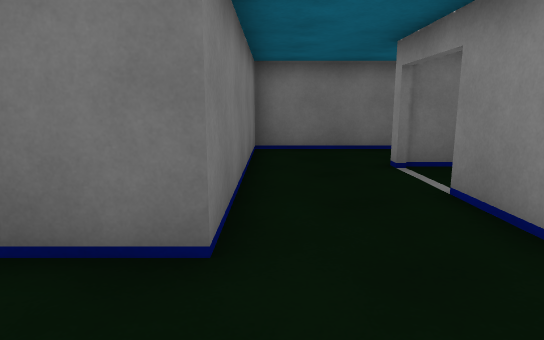
View 1 (above)

17 first-person views from a walk through a scene from a Unity 3-D project. The camera is 1.2 m above the floor, tilts 10° down and sees 75° across. The floor is counted in squares, 1 m on a side. Each view is taken from the middle of a square. On the plan, view 1 faces up. The plan holds only what a view shows up to about 14 squares ahead; the rest is blank. The place goes on beyond the plan. The player character is not drawn. Door leaves are left out, so doorways stand open.

View 2
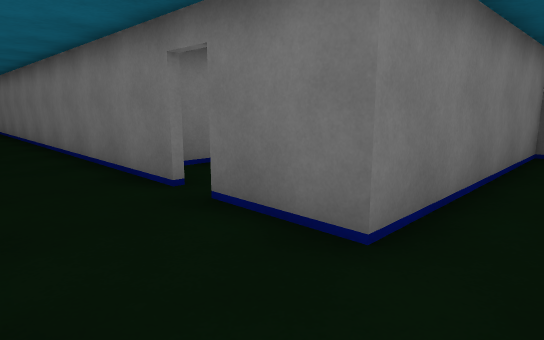

View 3
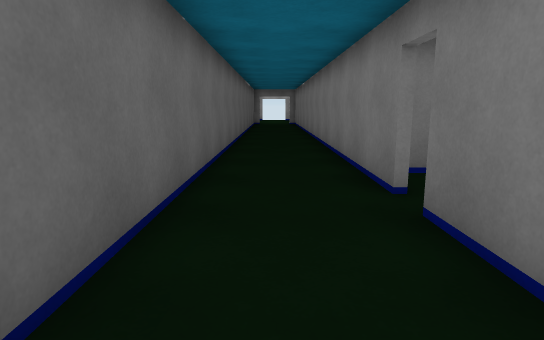

View 4
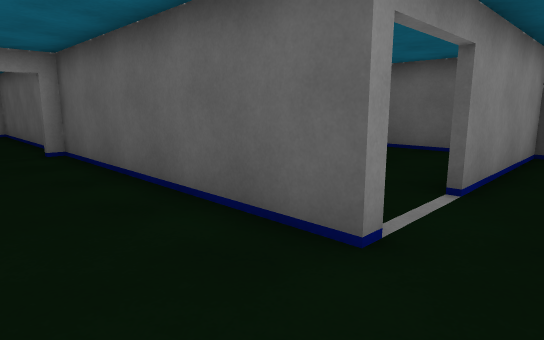

View 5
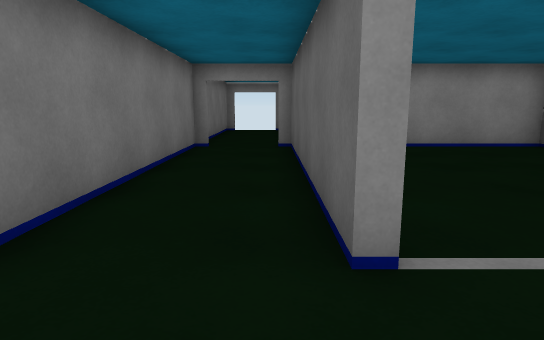

View 6
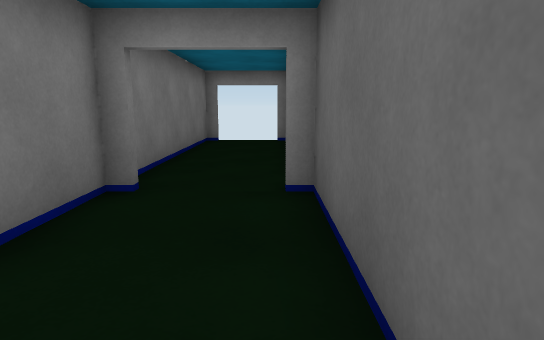

View 7
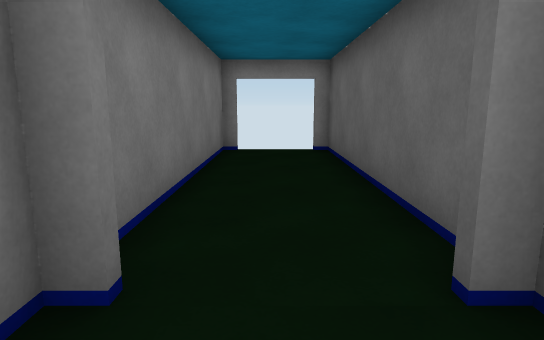

View 8
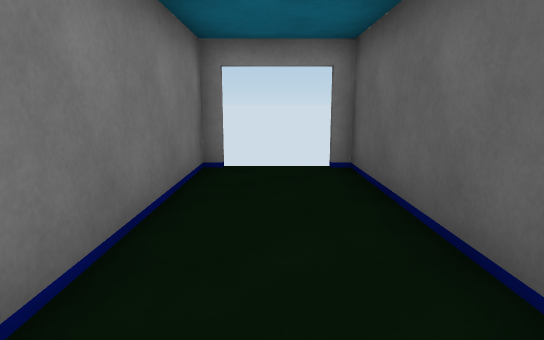

View 9
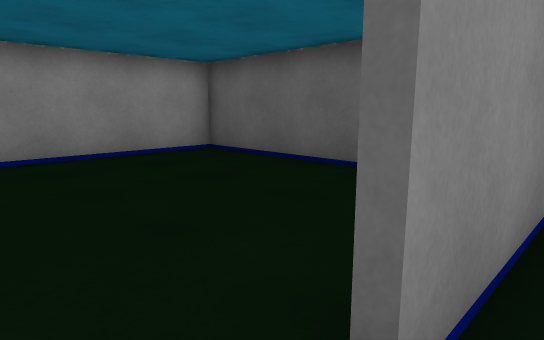

View 10
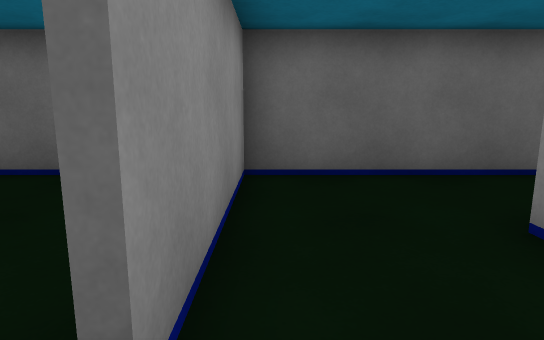

View 11
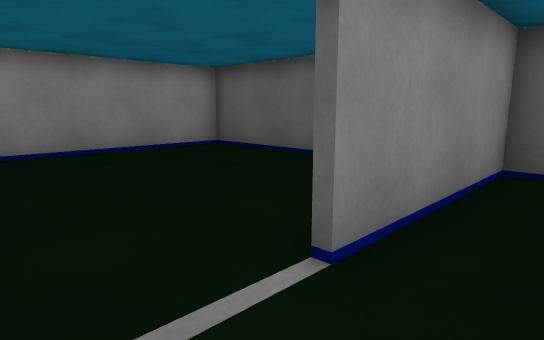

View 12
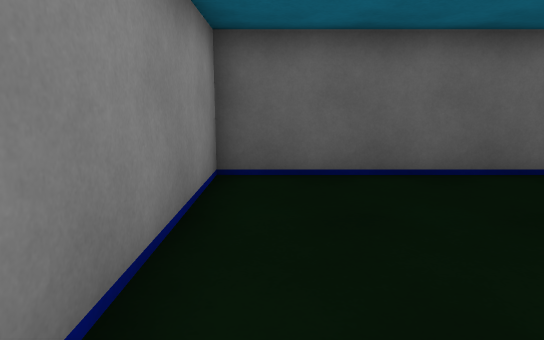

View 13
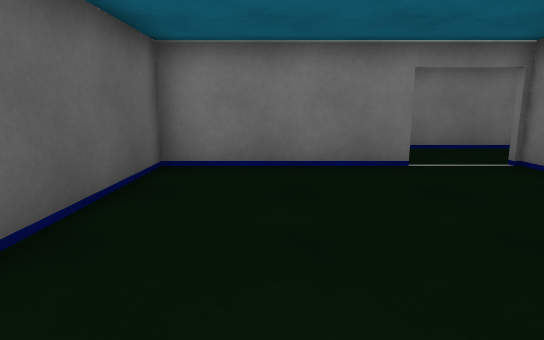

View 14
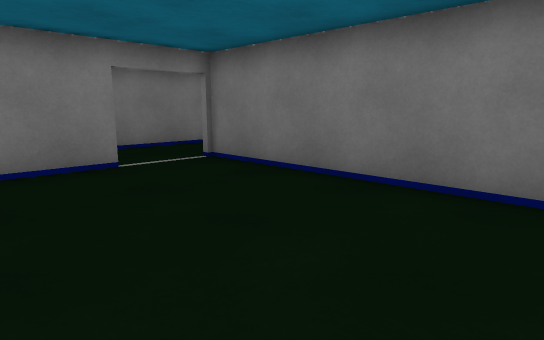

View 15
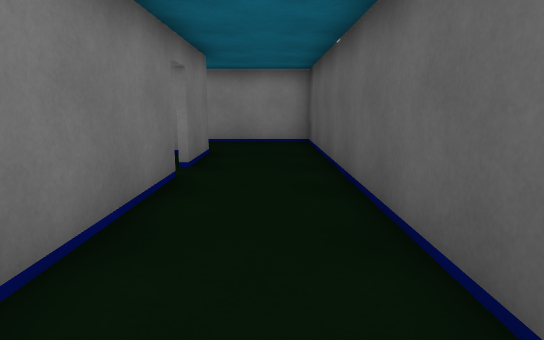

View 16
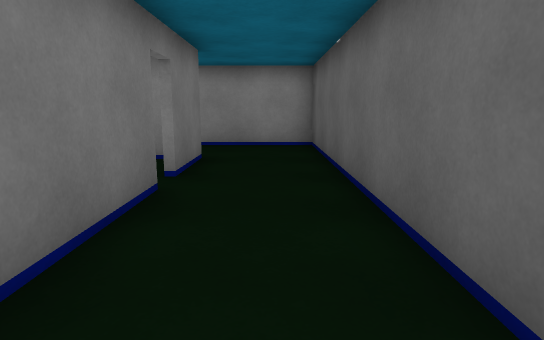

View 17
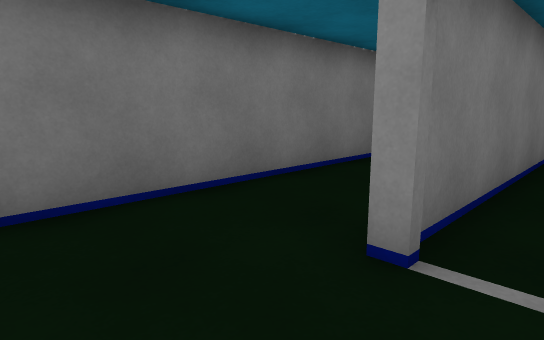

### Floor plan
Points are (right, up) in squares from view 1. A wall is a line through its corners. A room is listed if a view was taken in it or the views show most of it. See-through windows are left out.
Room 1 (views 1, 2, 3, 4, 5, 6, 7, 9, 10, 11, 15, 16, 17)
walls: (2.5, 7.2) (2.5, 7.4) (11, 7.4) (11, 7.9); (-3.8, 2.7) (-10.5, 2.7); (-10.5, -0.3) (2.5, -0.3) (2.5, 4.9); (11, 9.9) (11, 10.4) (-0.5, 10.4) (-0.5, 2.7) (-2.9, 2.7)
ways out: open door at (11, 9) to room 2; open door at (3, 6) to room 3; open door at (-3.5, 3)
Room 2 (view 8)
walls: (11.9, 7.4) (19.1, 7.4) (19.1, 7.9); (19.1, 9.9) (19.1, 10.4) (12, 10.4)
ways out: open door at (11, 9) to room 1; open door at (19, 9)
Room 3 (views 12, 13, 14)
walls: (2.7, 4.9) (2.7, -0.3) (11, -0.3) (11, 5.8); (9.5, 7.2) (2.5, 7.2)
ways out: open door at (3, 6) to room 1

Where each view was taken, in squares from view 1:
view 1: 0 up, 0 right, facing up
view 2: 0 up, 1 right, facing up-left
view 3: 1 up, 1 right, facing left
view 4: 10 up, 1 right, facing down-right
view 5: 8 up, 0 right, facing right
view 6: 8 up, 6 right, facing right
view 7: 9 up, 9 right, facing right
view 8: 9 up, 12 right, facing right
view 9: 6 up, 2 right, facing down-right
view 10: 6 up, 2 right, facing down
view 11: 7 up, 1 right, facing down-right
view 12: 6 up, 10 right, facing down
view 13: 2 up, 10 right, facing left
view 14: 2 up, 10 right, facing up-left
view 15: 1 up, 10 left, facing right
view 16: 1 up, 9 left, facing right
view 17: 6 up, 0 right, facing up-right
